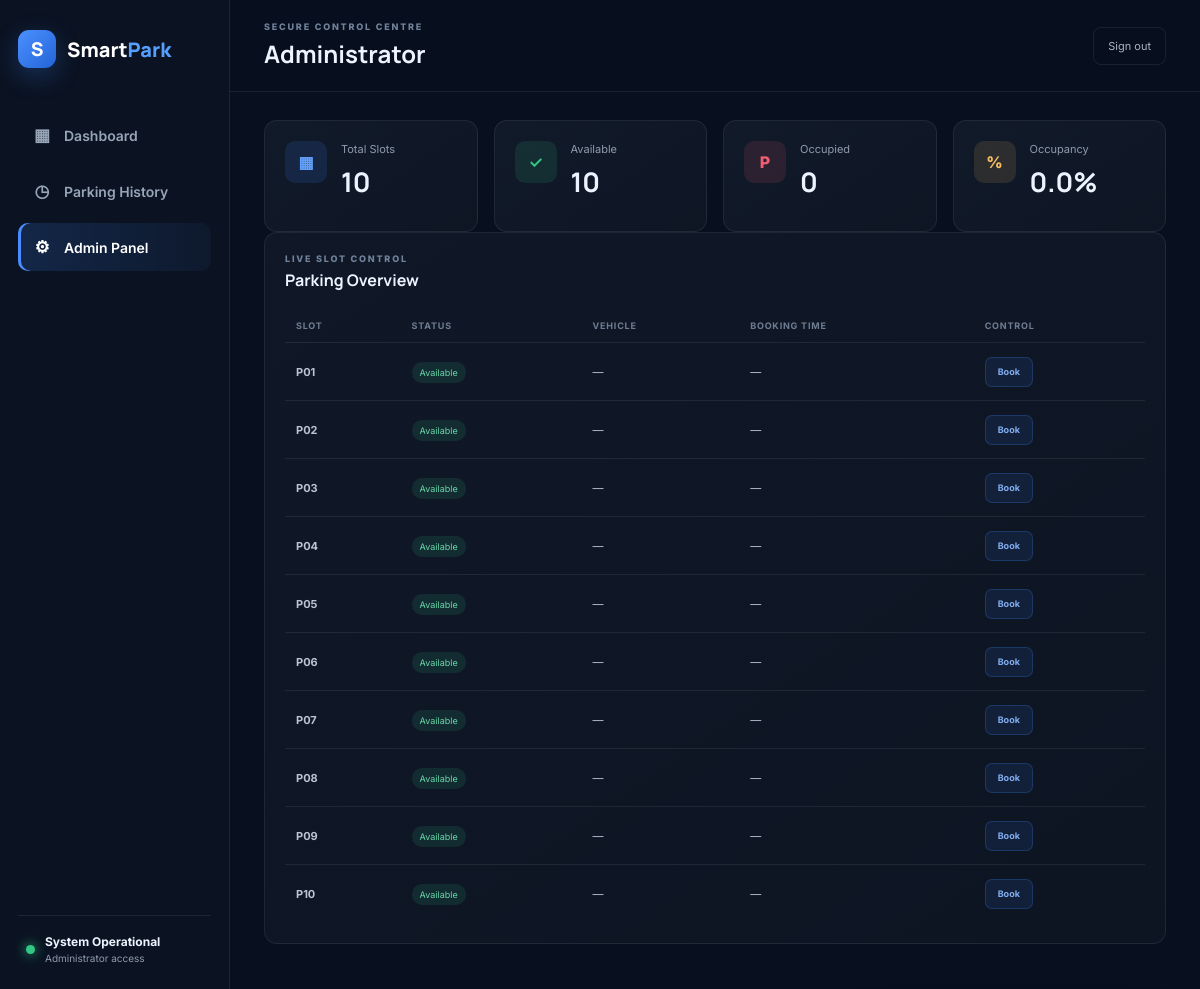
The page /admin (signed in) on the database its author committed.
### tables this page shows
CREATE TABLE parking_slots (
            id INTEGER PRIMARY KEY AUTOINCREMENT,
            slot_number TEXT UNIQUE NOT NULL,
            status TEXT NOT NULL DEFAULT 'available',
            vehicle_number TEXT,
            booking_time TEXT
        );

### app.py (the view)
@app.route("/admin")
@login_required("admin")
def admin():
    stats, slots, history = stats_and_slots(
        request.args.get("q", "")
    )
    return render_template(
        "admin.html",
        stats=stats,
        slots=slots,
        history=history
    )

### app.py (called while the page is built, shortened)
def csrf_token():
    token = session.get("csrf_token")
    if not token:
        token = secrets.token_hex(32)
        session["csrf_token"] = token
    return token

@app.before_request
def protect_mutations():
    if request.method in ("POST", "PUT", "PATCH", "DELETE"):
        supplied = (
            request.headers.get("X-CSRF-Token")
            or request.form.get("csrf_token")
        )
        expected = session.get("csrf_token")
        if (
            not supplied
            or not expected
            or not hmac.compare_digest(supplied, expected)
        ):
            return jsonify({
                "success": False,
                "message": "Invalid or missing security token. Refresh and try again."
            }), 403

def login_required(role=None):
    def decorator(view):
        @wraps(view)
        def wrapped(*args, **kwargs):
            is_api = request.path.startswith("/api/")
            return view(*args, **kwargs)
        return wrapped
    return decorator

def stats_and_slots(search=None):
    conn = get_db()
    try:
        slots = conn.execute(
            "SELECT * FROM parking_slots ORDER BY slot_number"
        ).fetchall()
        total = len(slots)
        occupied = sum(1 for s in slots if s["status"] == "occupied")
        available = total - occupied
        stats = {
            "total": total,
            "available": available,
            "occupied": occupied,
            "percentage": round(
                occupied / total * 100 if total else 0, 1
            )
        }
        history = conn.execute(
            "SELECT * FROM parking_history ORDER BY id DESC LIMIT 8"
        ).fetchall()
        return stats, slots, history
    finally:
        conn.close()

### database.py (called while the page is built)
def get_db():
    conn = sqlite3.connect(DB_PATH, timeout=30)
    conn.row_factory = sqlite3.Row
    return conn

### templates/admin.html (shortened to what this page needs)
<!doctype html>
<html lang="en">
<head>
    <link rel="stylesheet" href="{{ url_for('static', filename='css/style.css') }}">
</head>
<body>
<div class="app-shell">
    <aside class="sidebar" id="sidebar">
        <a class="brand" href="/">
            <span class="brand-mark">S</span>
            <span>Smart<span>Park</span></span>
        </a>
        <nav>
            <a class="nav-link" href="/">
                <span>▦</span> Dashboard
            </a>
            <a class="nav-link" href="/history">
                <span>◷</span> Parking History
            </a>
            <a class="nav-link active" href="/admin">
                <span>⚙</span> Admin Panel
            </a>
        </nav>
        <div class="sidebar-footer">
            <div class="system-state">
                <i></i>
                <div>
                    <b>System Operational</b>
                    <small>Administrator access</small>
                </div>
            </div>
        </div>
    </aside>
    <main>
        <header class="topbar">
            <div>
                <p class="eyebrow">SECURE CONTROL CENTRE</p>
                <h1>Administrator</h1>
            </div>
            <div class="top-actions">
                <a class="admin-logout" href="/logout">Sign out</a>
            </div>
        </header>
        <div class="content">
            <section class="stats-grid">
                <article class="stat-card">
                    <div class="stat-icon blue">▦</div>
                    <div>
                        <p>Total Slots</p>
                        <h2>{{ stats.total }}</h2>
                    </div>
                </article>
                <article class="stat-card">
                    <div class="stat-icon green">✓</div>
                    <div>
                        <p>Available</p>
                        <h2>{{ stats.available }}</h2>
                    </div>
                </article>
                <article class="stat-card">
                    <div class="stat-icon red">P</div>
                    <div>
                        <p>Occupied</p>
                        <h2>{{ stats.occupied }}</h2>
                    </div>
                </article>
                <article class="stat-card">
                    <div class="stat-icon amber">%</div>
                    <div>
                        <p>Occupancy</p>
                        <h2>{{ stats.percentage }}%</h2>
                    </div>
                </article>
            </section>
            <section class="panel table-panel">
                <div class="panel-heading">
                    <div>
                        <p class="eyebrow">LIVE SLOT CONTROL</p>
                        <h3>Parking Overview</h3>
                    </div>
                </div>
                <div class="table-wrap">
                    <table>
                        <thead>
                            <tr>
                                <th>Slot</th>
                                <th>Status</th>
                                <th>Vehicle</th>
                                <th>Booking Time</th>
                                <th>Control</th>
                            </tr>
                        </thead>
                        <tbody>
                            {% for slot in slots %}
                            <tr>
                                <td>
                                    <b>{{ slot.slot_number }}</b>
                                </td>
                                <td>
                                    <span class="table-status {{ slot.status }}">
                                        {{ slot.status|title }}
                                    </span>
                                </td>
                                <td>
                                    {{ slot.vehicle_number or '—' }}
                                </td>
                                <td>
                                    {{ slot.booking_time or '—' }}
                                </td>
                                <td>
                                    {% if slot.status == 'occupied' %}
                                        <button
                                            class="small-button danger release"
                                            data-slot="{{ slot.slot_number }}">
                                            Release
                                        </button>
                                    {% else %}
                                        <button
                                            class="small-button book"
                                            data-slot="{{ slot.slot_number }}">
                                            Book
                                        </button>
                                    {% endif %}
                                </td>
                            </tr>
                            {% else %}
                            <tr>
                                <td colspan="5">No parking slots found.</td>
                            </tr>
                            {% endfor %}
                        </tbody>
                    </table>
                </div>
            </section>
        </div>
    </main>
</div>
</body>
</html>

### static/css/style.css (style rules this page uses)
:root { --bg:#08101f;--panel:#101827;--panel2:#151f2e;--line:rgba(255,255,255,.075);--text:#edf4ff;--muted:#8e9aab;--blue:#3a82f6;--green:#32c785;--red:#f05e70;--amber:#f6bd60 }
* { box-sizing:border-box }
body { margin:0;font-family:Inter,sans-serif;color:var(--text);background:var(--bg) }
button,input { font:inherit }
.app-shell { min-height:100vh }
.sidebar { position:fixed;z-index:30;inset:0 auto 0 0;width:230px;background:#0b1322;border-right:1px solid var(--line);padding:25px 18px;display:flex;flex-direction:column }
.brand { height:48px;display:flex;align-items:center;gap:11px;color:white;text-decoration:none;font-family:Manrope;font-size:20px;font-weight:800 }
.brand>span:last-child>span { color:#55a0ff }
.brand-mark { width:38px;height:38px;border-radius:11px;background:linear-gradient(135deg,#4c91ff,#2364d8);display:grid!important;place-items:center;font-family:Manrope;font-size:19px;box-shadow:0 8px 24px rgba(58,130,246,.28) }
nav { margin-top:38px;display:grid;gap:8px }
.nav-link { height:48px;padding:0 14px;border-radius:10px;color:#98a5b7;text-decoration:none;display:flex;align-items:center;gap:12px;font-size:14px;font-weight:600 }
.nav-link span { font-size:17px;width:20px;text-align:center }
.nav-link:hover,.nav-link.active { color:white;background:linear-gradient(90deg,rgba(58,130,246,.18),rgba(58,130,246,.05));box-shadow:inset 3px 0 #4a8cff }
.sidebar-footer { margin-top:auto }
.system-state { border-top:1px solid var(--line);padding:18px 8px 0;display:flex;gap:10px;align-items:center }
.system-state i { width:9px;height:9px;border-radius:50%;background:var(--green);box-shadow:0 0 12px var(--green) }
.system-state div { display:grid }
.system-state b { font-size:12px }
.system-state small { color:var(--muted);margin-top:3px;font-size:10px }
main { margin-left:230px;min-height:100vh }
.topbar { height:92px;padding:0 34px;border-bottom:1px solid var(--line);display:flex;align-items:center;justify-content:space-between;background:rgba(8,16,31,.92);position:sticky;top:0;z-index:20;backdrop-filter:blur(16px) }
.eyebrow { font-size:9px!important;letter-spacing:1.8px;color:#71839c;font-weight:800;margin:0 0 5px!important }
.topbar h1 { font-family:Manrope;margin:0;font-size:24px }
.top-actions { display:flex;align-items:center;gap:12px }
.content { padding:28px 34px 45px }
.stats-grid { display:grid;grid-template-columns:repeat(4,1fr);gap:16px }
.stat-card { height:112px;border:1px solid var(--line);border-radius:13px;background:linear-gradient(145deg,#111a29,#0e1624);padding:20px;display:flex;align-items:flex-start;gap:14px;position:relative }
.stat-icon { width:42px;height:42px;border-radius:10px;display:grid;place-items:center;font-weight:800 }
.stat-icon.blue { background:rgba(58,130,246,.14);color:#65a3ff }
.stat-icon.green { background:rgba(50,199,133,.12);color:var(--green) }
.stat-icon.red { background:rgba(240,94,112,.12);color:var(--red) }
.stat-icon.amber { background:rgba(246,189,96,.12);color:var(--amber) }
.stat-card p { font-size:11px;color:var(--muted);margin:1px 0 7px }
.stat-card h2 { font-family:Manrope;margin:0;font-size:27px }
.panel { border:1px solid var(--line);border-radius:13px;background:linear-gradient(145deg,#101827,#0d1523) }
.slots-panel,.analytics-panel,.activity-panel,.table-panel { padding:20px }
.panel-heading { display:flex;align-items:center;justify-content:space-between;margin-bottom:18px }
.panel-heading h3 { font-family:Manrope;font-size:16px;margin:0 }
.table-panel { margin-top:0 }
.table-wrap { overflow-x:auto }
.table-wrap table { width:100%;border-collapse:collapse }
.table-wrap th { text-align:left;color:#6f7d92;font-size:9px;letter-spacing:.8px;text-transform:uppercase;padding:11px;border-bottom:1px solid var(--line) }
.table-wrap td { height:58px;border-bottom:1px solid var(--line);font-size:11px;color:#bac4d2;padding:8px 11px }
.table-wrap tr:last-child td { border-bottom:0 }
.table-status { font-size:9px;border-radius:10px;padding:5px 8px }
.table-status.released,.table-status.available { background:rgba(50,199,133,.12);color:#68d7a9 }
.small-button { height:30px;border:1px solid rgba(58,130,246,.24);border-radius:7px;background:rgba(58,130,246,.1);color:#82aef1;font-size:9px;font-weight:700;padding:0 12px;cursor:pointer }
.admin-logout { border:1px solid var(--line);border-radius:8px;height:38px;padding:0 14px;display:flex;align-items:center;text-decoration:none;color:#aab4c3;font-size:11px }

### rows shown on the page
parking_slots: slot_number "P01", status "Available", vehicle_number "—", booking_time "—"
parking_slots: slot_number "P02", status "Available", vehicle_number "—", booking_time "—"
parking_slots: slot_number "P03", status "Available", vehicle_number "—", booking_time "—"
parking_slots: slot_number "P04", status "Available", vehicle_number "—", booking_time "—"
parking_slots: slot_number "P05", status "Available", vehicle_number "—", booking_time "—"
parking_slots: slot_number "P06", status "Available", vehicle_number "—", booking_time "—"
parking_slots: slot_number "P07", status "Available", vehicle_number "—", booking_time "—"
parking_slots: slot_number "P08", status "Available", vehicle_number "—", booking_time "—"
parking_slots: slot_number "P09", status "Available", vehicle_number "—", booking_time "—"
parking_slots: slot_number "P10", status "Available", vehicle_number "—", booking_time "—"

### other values the page prints
{{ stats.total }} "10"
{{ stats.available }} "10"
{{ stats.occupied }} "0"
{{ stats.percentage }} "0.0"
